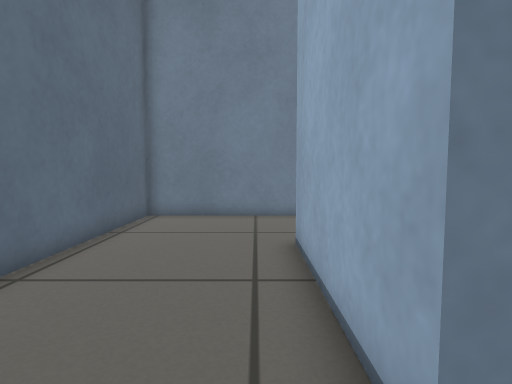
View 1 (above)

13 first-person views from a walk through a robot-simulator world made for Gazebo. The camera is 0.46 m above the floor, tilts 4° down and sees 80° across. The floor is counted in squares, 0.25 m on a side. Each view is taken from the middle of a square. On the plan, view 1 faces up. The plan holds only what a view shows up to about 16 squares ahead; the rest is blank.

View 2
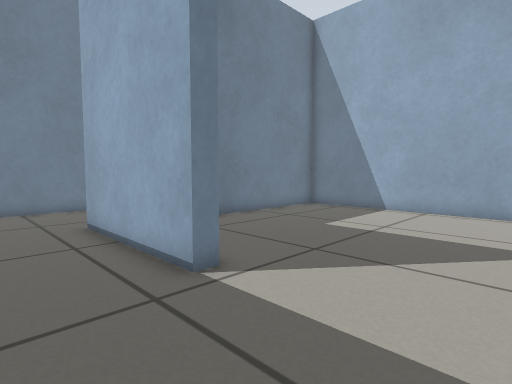

View 3
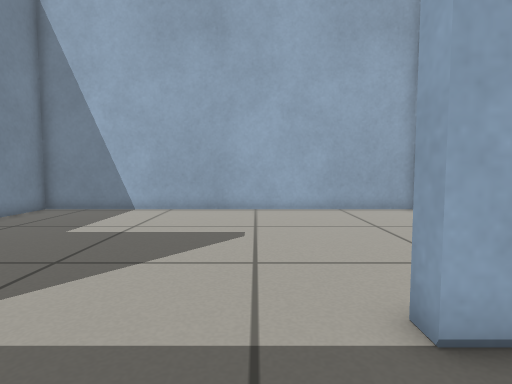

View 4
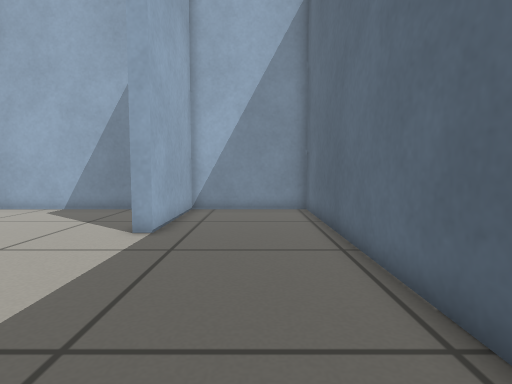

View 5
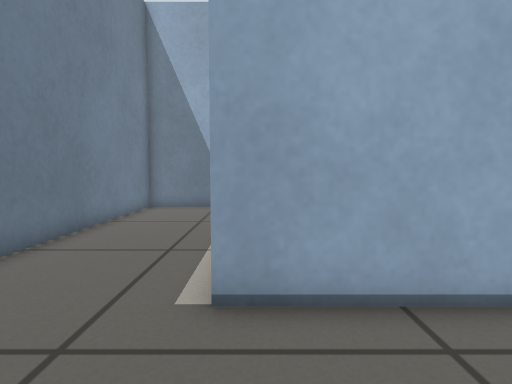

View 6
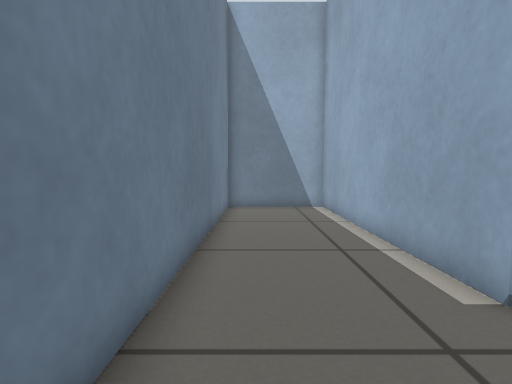

View 7
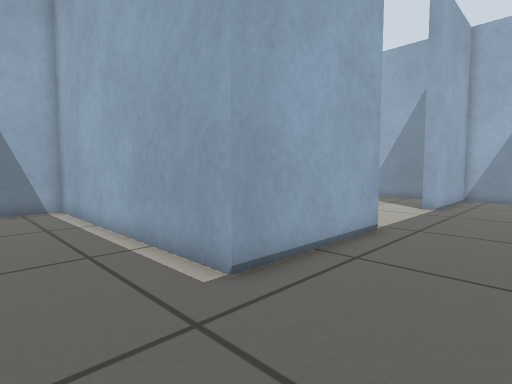

View 8
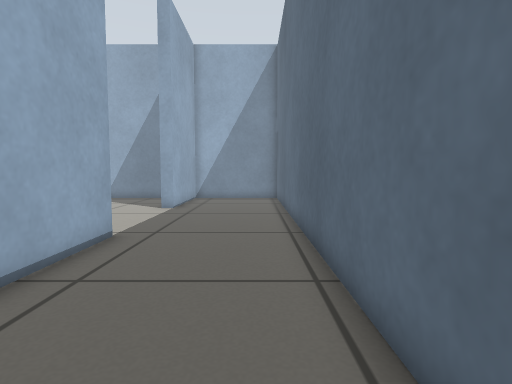

View 9
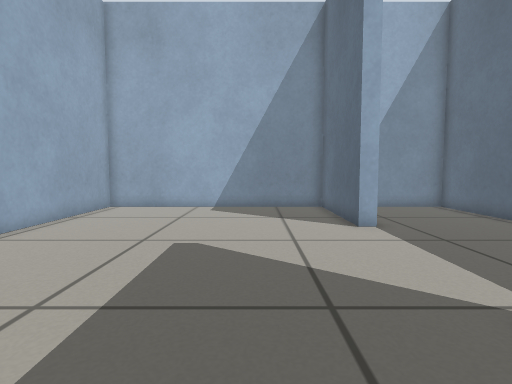

View 10
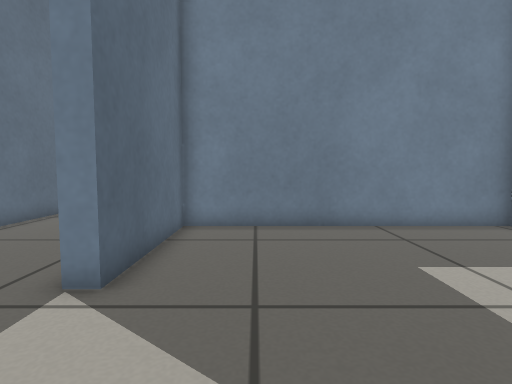

View 11
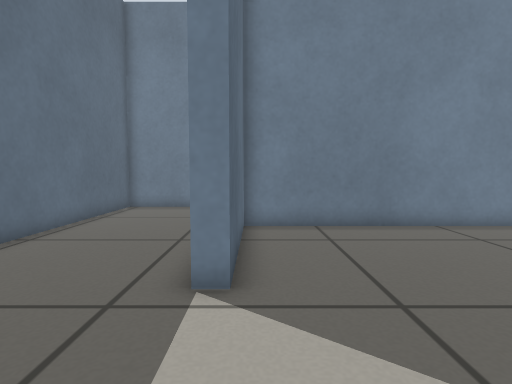

View 12
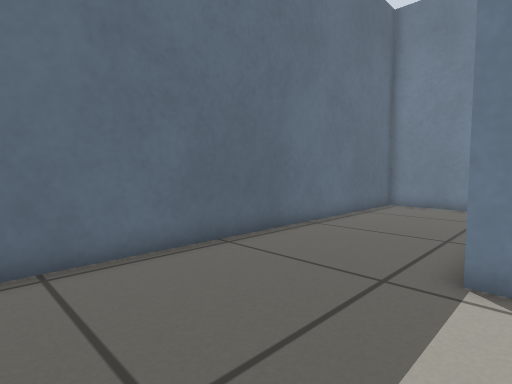

View 13
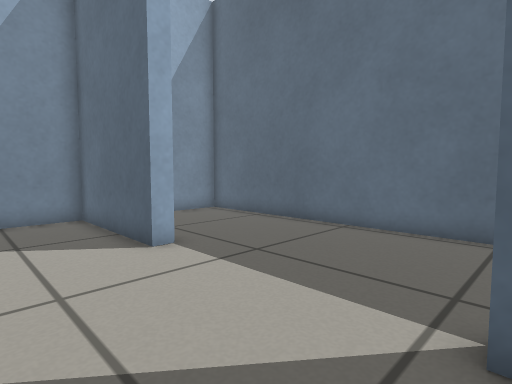

### Floor plan
Points are (right, up) in squares from view 1. A wall is a line through its corners. A room is listed if a view was taken in it or the views show most of it. See-through windows are left out.
Room 1 (views 1, 2, 3, 4, 5, 6, 7, 8, 9, 10, 11, 12, 13)
walls: (1.6, 1.6) (1, 1.6) (1, 7.6) (12.4, 7.6) (12.4, 12.4) (-4.4, 12.4) (-4.4, -10.4) (1, -10.4) (1, -4.9) (1.6, -4.9) (1.6, -10.4) (12.4, -10.4) (12.4, 7) (1.6, 7) (1.6, 1.6)

Positions as (right, up) in squares from view 1, and headings:
1: (0, 0), facing up
2: (-2, -3), facing up-right
3: (-2, -3), facing right
4: (-2, 4), facing down
5: (-3, 7), facing right
6: (-3, 11), facing right
7: (-3, 11), facing down-right
8: (-3, 10), facing down
9: (5, 5), facing down
10: (4, -3), facing up
11: (2, -3), facing up
12: (2, -4), facing up-left
13: (5, 2), facing down-left
